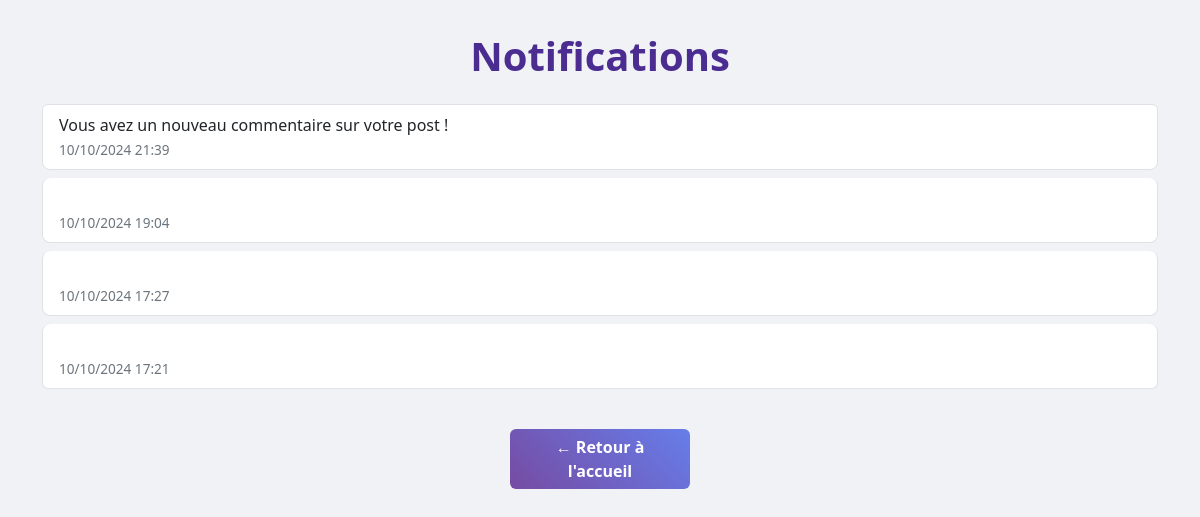
Page /social/notifications/ (signed in) on the committed database.
### Social/models.py (models this page shows, shortened)
class Notification(models.Model):
    user = models.ForeignKey(User, on_delete=models.CASCADE)
    comment = models.ForeignKey(Comment, on_delete=models.CASCADE)
    message = models.TextField()
    created_at = models.DateTimeField(auto_now_add=True)

### Social/views.py (the view)
# urls.py: path('notifications/', notifications, name='notifications'),
@login_required
def notifications(request):
    user_notifications = Notification.objects.filter(user=request.user).order_by('-created_at')
    return render(request, 'Social/notifications.html', {'notifications': user_notifications})

### Social/templates/Social/notifications.html (shortened to what this page needs)
<!DOCTYPE html>
<html lang="fr">
<head>
  <link href="https://cdn.jsdelivr.net/npm/bootstrap@5.3.3/dist/css/bootstrap.min.css" rel="stylesheet" />
</head>
<body>
  <div class="container">
    <h1>Notifications</h1>
    <ul class="list-group">
      {% for notification in notifications %}
      <li class="list-group-item {% if notification.is_read %}list-group-item-secondary{% endif %}">
        {{ notification.message|linebreaksbr }}
        <br />
        <small>{{ notification.created_at|date:"d/m/Y H:i" }}</small>
      </li>
      {% empty %}
      <li class="list-group-item text-center fst-italic">Aucune notification.</li>
      {% endfor %}
    </ul>
    <a href="{% url 'home' %}" class="btn btn-primary">← Retour à l'accueil</a>
  </div>
</body>
</html>

### Social/templates/Social/notifications.html (style rules this page uses)
body { background: #f0f2f5; min-height: 100vh; font-family: 'Segoe UI', Tahoma, Geneva, Verdana, sans-serif; padding-top: 2rem; }
h1 { color: #4b2c91; font-weight: 700; margin-bottom: 1.5rem; text-align: center; }
.list-group-item { border-radius: 0.5rem; margin-bottom: 0.5rem; transition: background-color 0.3s ease; }
small { color: #6c757d; font-size: 0.85rem; }
.btn-primary { display: block; width: 180px; margin: 2rem auto 0; font-weight: 600; background-image: linear-gradient(45deg, #764ba2, #667eea); border: none; transition: background-image 0.3s ease; }

### rows in the picture
Notification: message "Vous avez un nouveau commentaire sur votre post !", created_at "10/10/2024 21:39"
Notification: created_at "10/10/2024 19:04"
Notification: created_at "10/10/2024 17:27"
Notification: created_at "10/10/2024 17:21"
